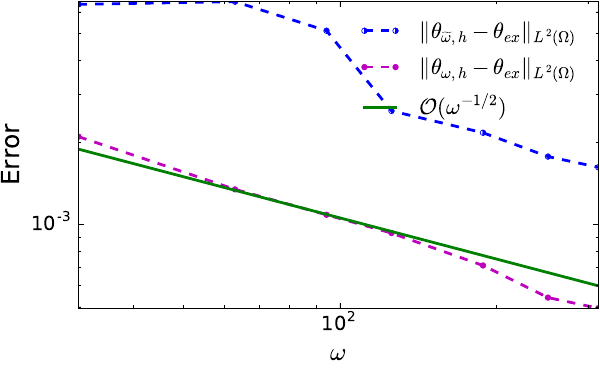

Reproduce this figure in Python.
import numpy as np
import math

omega = np.array([31.4159265358979,
62.8318530717959,
94.2477796076938,
125.663706143592,
188.495559215388,
251.327412287183,
376.991118430775,
502.654824574367])

ray_err1 = np.array([ 0.0483824686873896,
0.0286653601604059,
0.0278732156560360,
0.0346900764636998,
0.0285370726600453,
0.0161890874162595,
0.0155720147588110,
0.0135635762467273])


ray_err2 = np.array([   0.0166582871216415,
0.0114564464657079,
0.00844460800684360,
0.00725494435276593,
0.00582847267003839,
0.00495885945203899,
0.00441989900622282,
0.00384983177207796])




import matplotlib.pyplot as plt

golden = 1.61803398875
width = 6
height = width/golden

fig = plt.figure(figsize=(width, height))


plt.loglog(omega, ray_err1, label='$\Vert \\theta_{\widetilde{\omega},h} - \\theta_{ex}\Vert_{L^2(\Omega)}$', 
           fillstyle = 'right', color='b', linewidth=2, linestyle='--', marker='.', markersize=8.0, zorder=2)

plt.loglog(omega, ray_err2, label='$\Vert \\theta_{\omega,h} - \\theta_{ex}\Vert_{L^2(\Omega)} $',
           color='m', linewidth=2, linestyle='--', marker='.', markersize=8.0, zorder=2)

plt.loglog(omega, ray_err2[0]/(omega/(omega[0]))**0.5, label=r'$\mathcal{O}(\omega^{-1/2})$', color='g', linewidth=2, linestyle='solid', markersize=8.0, zorder=2)

# plt.loglog(N_x**2, N_x**2 / 4.0e4, label=r' ', color='white', linewidth=0.0)

plt.legend(loc=0, ncol=1, frameon=False, fontsize=16)

# plt.title('Normalized run-time for inner loop')

plt.xlabel(r'$\omega$', fontsize=18)
plt.ylabel(r'Error', fontsize=18)

plt.gca().tick_params(labelsize=14)

plt.autoscale(True, 'both', True)
plt.tight_layout(pad=0.1)

fig.savefig('ex2_ray_err_plot.pdf')
plt.show()

plt.close('all')



